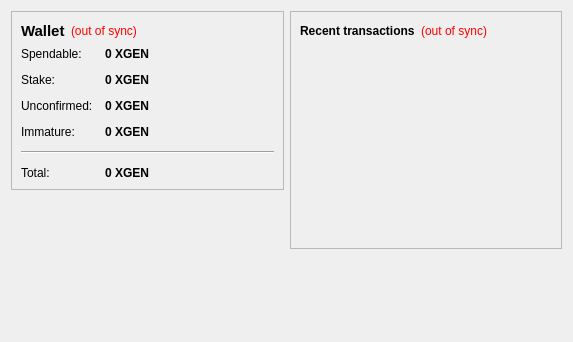
<?xml version="1.0" encoding="UTF-8"?>
<ui version="4.0">
 <class>OverviewPage</class>
 <widget class="QWidget" name="OverviewPage">
  <property name="geometry">
   <rect>
    <x>0</x>
    <y>0</y>
    <width>573</width>
    <height>342</height>
   </rect>
  </property>
  <property name="windowTitle">
   <string>Form</string>
  </property>
  <layout class="QHBoxLayout" name="horizontalLayout" stretch="1,1">
   <item>
    <layout class="QVBoxLayout" name="verticalLayout_2">
     <item>
      <widget class="QFrame" name="frame">
       <property name="frameShape">
        <enum>QFrame::StyledPanel</enum>
       </property>
       <property name="frameShadow">
        <enum>QFrame::Raised</enum>
       </property>
       <layout class="QVBoxLayout" name="verticalLayout_4">
        <item>
         <layout class="QHBoxLayout" name="horizontalLayout_4">
          <item>
           <widget class="QLabel" name="label_5">
            <property name="font">
             <font>
              <pointsize>11</pointsize>
              <weight>75</weight>
              <bold>true</bold>
             </font>
            </property>
            <property name="text">
             <string>Wallet</string>
            </property>
           </widget>
          </item>
          <item>
           <widget class="QLabel" name="labelWalletStatus">
            <property name="toolTip">
             <string>The displayed information may be out of date. Your wallet automatically synchronizes with the XGenerationCoin network after a connection is established, but this process has not completed yet.</string>
            </property>
            <property name="styleSheet">
             <string notr="true">QLabel { color: red; }</string>
            </property>
            <property name="text">
             <string notr="true">(out of sync)</string>
            </property>
            <property name="alignment">
             <set>Qt::AlignLeading|Qt::AlignLeft|Qt::AlignVCenter</set>
            </property>
           </widget>
          </item>
          <item>
           <spacer name="horizontalSpacer_2">
            <property name="orientation">
             <enum>Qt::Horizontal</enum>
            </property>
            <property name="sizeHint" stdset="0">
             <size>
              <width>40</width>
              <height>20</height>
             </size>
            </property>
           </spacer>
          </item>
         </layout>
        </item>
        <item>
         <layout class="QFormLayout" name="formLayout_2">
          <property name="fieldGrowthPolicy">
           <enum>QFormLayout::AllNonFixedFieldsGrow</enum>
          </property>
          <property name="horizontalSpacing">
           <number>12</number>
          </property>
          <property name="verticalSpacing">
           <number>12</number>
          </property>
          <item row="0" column="0">
           <widget class="QLabel" name="label">
            <property name="text">
             <string>Spendable:</string>
            </property>
           </widget>
          </item>
          <item row="0" column="1">
           <widget class="QLabel" name="labelBalance">
            <property name="font">
             <font>
              <weight>75</weight>
              <bold>true</bold>
             </font>
            </property>
            <property name="cursor">
             <cursorShape>IBeamCursor</cursorShape>
            </property>
            <property name="toolTip">
             <string>Your current spendable balance</string>
            </property>
            <property name="text">
             <string notr="true">0 XGEN</string>
            </property>
            <property name="textInteractionFlags">
             <set>Qt::LinksAccessibleByMouse|Qt::TextSelectableByKeyboard|Qt::TextSelectableByMouse</set>
            </property>
           </widget>
          </item>
          <item row="1" column="0">
           <widget class="QLabel" name="label_6">
            <property name="text">
             <string>Stake:</string>
            </property>
           </widget>
          </item>
          <item row="1" column="1">
           <widget class="QLabel" name="labelStake">
            <property name="font">
             <font>
              <weight>75</weight>
              <bold>true</bold>
             </font>
            </property>
            <property name="cursor">
             <cursorShape>IBeamCursor</cursorShape>
            </property>
            <property name="toolTip">
             <string>Total of coins that was staked, and do not yet count toward the current balance</string>
            </property>
            <property name="text">
             <string notr="true">0 XGEN</string>
            </property>
            <property name="textInteractionFlags">
             <set>Qt::LinksAccessibleByMouse|Qt::TextSelectableByKeyboard|Qt::TextSelectableByMouse</set>
            </property>
           </widget>
          </item>
          <item row="2" column="0">
           <widget class="QLabel" name="label_3">
            <property name="text">
             <string>Unconfirmed:</string>
            </property>
           </widget>
          </item>
          <item row="2" column="1">
           <widget class="QLabel" name="labelUnconfirmed">
            <property name="font">
             <font>
              <weight>75</weight>
              <bold>true</bold>
             </font>
            </property>
            <property name="cursor">
             <cursorShape>IBeamCursor</cursorShape>
            </property>
            <property name="toolTip">
             <string>Total of transactions that have yet to be confirmed, and do not yet count toward the current balance</string>
            </property>
            <property name="text">
             <string notr="true">0 XGEN</string>
            </property>
            <property name="textInteractionFlags">
             <set>Qt::LinksAccessibleByMouse|Qt::TextSelectableByKeyboard|Qt::TextSelectableByMouse</set>
            </property>
           </widget>
          </item>
          <item row="3" column="0">
           <widget class="QLabel" name="labelImmatureText">
            <property name="text">
             <string>Immature:</string>
            </property>
           </widget>
          </item>
          <item row="3" column="1">
           <widget class="QLabel" name="labelImmature">
            <property name="font">
             <font>
              <weight>75</weight>
              <bold>true</bold>
             </font>
            </property>
            <property name="toolTip">
             <string>Mined balance that has not yet matured</string>
            </property>
            <property name="text">
             <string notr="true">0 XGEN</string>
            </property>
            <property name="textInteractionFlags">
             <set>Qt::LinksAccessibleByMouse|Qt::TextSelectableByKeyboard|Qt::TextSelectableByMouse</set>
            </property>
           </widget>
          </item>
          <item row="4" column="0" colspan="2">
           <widget class="Line" name="line">
            <property name="orientation">
             <enum>Qt::Horizontal</enum>
            </property>
           </widget>
          </item>
          <item row="5" column="0">
           <widget class="QLabel" name="labelTotalText">
            <property name="text">
             <string>Total:</string>
            </property>
           </widget>
          </item>
          <item row="5" column="1">
           <widget class="QLabel" name="labelTotal">
            <property name="font">
             <font>
              <weight>75</weight>
              <bold>true</bold>
             </font>
            </property>
            <property name="cursor">
             <cursorShape>IBeamCursor</cursorShape>
            </property>
            <property name="toolTip">
             <string>Your current total balance</string>
            </property>
            <property name="text">
             <string notr="true">0 XGEN</string>
            </property>
            <property name="textInteractionFlags">
             <set>Qt::LinksAccessibleByMouse|Qt::TextSelectableByKeyboard|Qt::TextSelectableByMouse</set>
            </property>
           </widget>
          </item>
         </layout>
        </item>
       </layout>
      </widget>
     </item>
     <item>
      <spacer name="verticalSpacer">
       <property name="orientation">
        <enum>Qt::Vertical</enum>
       </property>
       <property name="sizeHint" stdset="0">
        <size>
         <width>20</width>
         <height>40</height>
        </size>
       </property>
      </spacer>
     </item>
    </layout>
   </item>
   <item>
    <layout class="QVBoxLayout" name="verticalLayout_3">
     <item>
      <widget class="QFrame" name="frame_2">
       <property name="frameShape">
        <enum>QFrame::StyledPanel</enum>
       </property>
       <property name="frameShadow">
        <enum>QFrame::Raised</enum>
       </property>
       <layout class="QVBoxLayout" name="verticalLayout">
        <item>
         <layout class="QHBoxLayout" name="horizontalLayout_2">
          <item>
           <widget class="QLabel" name="label_4">
            <property name="text">
             <string>&lt;b&gt;Recent transactions&lt;/b&gt;</string>
            </property>
           </widget>
          </item>
          <item>
           <widget class="QLabel" name="labelTransactionsStatus">
            <property name="toolTip">
             <string>The displayed information may be out of date. Your wallet automatically synchronizes with the XGenerationCoin network after a connection is established, but this process has not completed yet.</string>
            </property>
            <property name="styleSheet">
             <string notr="true">QLabel { color: red; }</string>
            </property>
            <property name="text">
             <string notr="true">(out of sync)</string>
            </property>
            <property name="alignment">
             <set>Qt::AlignRight|Qt::AlignTrailing|Qt::AlignVCenter</set>
            </property>
           </widget>
          </item>
          <item>
           <spacer name="horizontalSpacer">
            <property name="orientation">
             <enum>Qt::Horizontal</enum>
            </property>
            <property name="sizeHint" stdset="0">
             <size>
              <width>40</width>
              <height>20</height>
             </size>
            </property>
           </spacer>
          </item>
         </layout>
        </item>
        <item>
         <widget class="QListView" name="listTransactions">
          <property name="styleSheet">
           <string notr="true">QListView { background: transparent; }</string>
          </property>
          <property name="frameShape">
           <enum>QFrame::NoFrame</enum>
          </property>
          <property name="verticalScrollBarPolicy">
           <enum>Qt::ScrollBarAlwaysOff</enum>
          </property>
          <property name="horizontalScrollBarPolicy">
           <enum>Qt::ScrollBarAlwaysOff</enum>
          </property>
          <property name="selectionMode">
           <enum>QAbstractItemView::NoSelection</enum>
          </property>
         </widget>
        </item>
       </layout>
      </widget>
     </item>
     <item>
      <spacer name="verticalSpacer_2">
       <property name="orientation">
        <enum>Qt::Vertical</enum>
       </property>
       <property name="sizeHint" stdset="0">
        <size>
         <width>20</width>
         <height>40</height>
        </size>
       </property>
      </spacer>
     </item>
    </layout>
   </item>
  </layout>
 </widget>
 <resources/>
 <connections/>
</ui>
